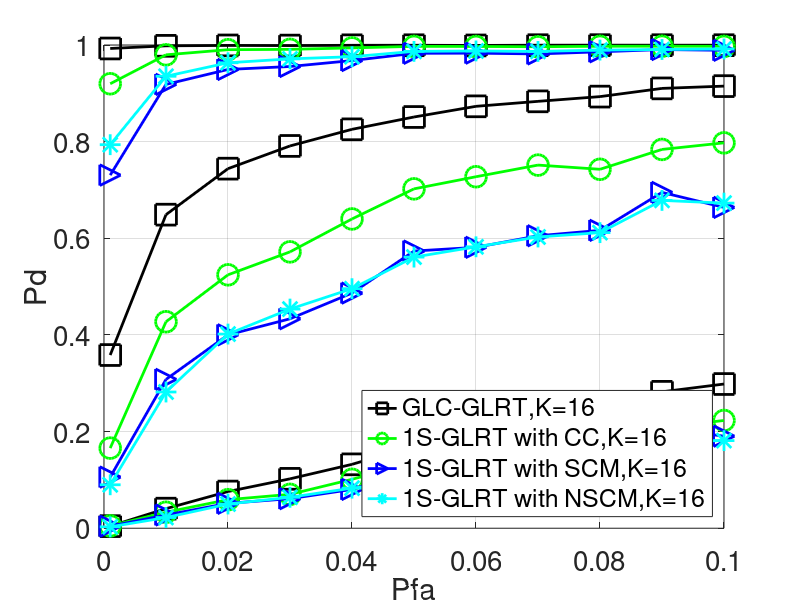

Recreate this plot in MATLAB.
clc
clear 
close all
load Pd_CLGLRT2_ROC22Kmu1lambda3s0.1o1_p.mat
figure
hold on
%%5dB
plot(PFA,Pd_CLGLRT_Mlti_mc(:,1),'k-s','linewidth',2,'MarkerSize',15)
plot(PFA,Pd_KGLRTCC_Mlti_mc(:,1),'g-o','linewidth',2,'MarkerSize',15)
plot(PFA,Pd_KGLRT_Mlti_mc(:,1),'b->','linewidth',2,'MarkerSize',15)
plot(PFA,Pd_KGLRTNSCM_Mlti_mc(:,1),'c-*','linewidth',2,'MarkerSize',15)
%%10dB
plot(PFA,Pd_CLGLRT_Mlti_mc(:,2),'k-s','linewidth',2,'MarkerSize',15)
plot(PFA,Pd_KGLRTCC_Mlti_mc(:,2),'g-o','linewidth',2,'MarkerSize',15)
plot(PFA,Pd_KGLRT_Mlti_mc(:,2),'b->','linewidth',2,'MarkerSize',15)
plot(PFA,Pd_KGLRTNSCM_Mlti_mc(:,2),'c-*','linewidth',2,'MarkerSize',15)
%%15dB
plot(PFA,Pd_CLGLRT_Mlti_mc(:,3),'k-s','linewidth',2,'MarkerSize',15)
plot(PFA,Pd_KGLRTCC_Mlti_mc(:,3),'g-o','linewidth',2,'MarkerSize',15)
plot(PFA,Pd_KGLRT_Mlti_mc(:,3),'b->','linewidth',2,'MarkerSize',15)
plot(PFA,Pd_KGLRTNSCM_Mlti_mc(:,3),'c-*','linewidth',2,'MarkerSize',15)
h_leg = legend('GLC-GLRT,K=16','1S-GLRT with CC,K=16','1S-GLRT with SCM,K=16',...
               '1S-GLRT with NSCM,K=16');
xlabel('Pfa','FontSize',20)
ylabel('Pd','FontSize',20)
set(gca,'FontSize',20)
set(h_leg,'Location','SouthEast')
set(gcf,'Position',[700 0 1200 1000])
grid on
box on